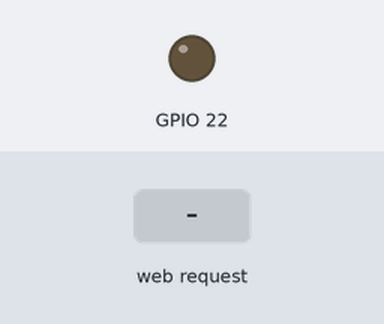
Bench run of a program on a simulated ESP32. On the bench: output pins drawn as LEDs (lit = HIGH). The inputs (shaded band) are chosen by the test bench.

Above: at 1.3 s.
1.4 s: HTTP request GET /pushSwitch received
At 1.9 s:
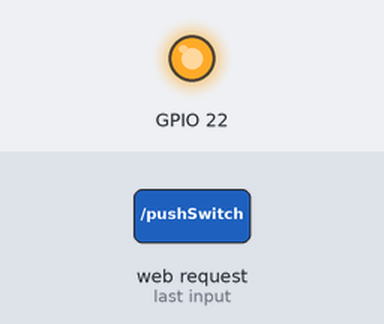
Timing chart, 0 to 4.4 s (numbered marks = the images above; inputs shaded):
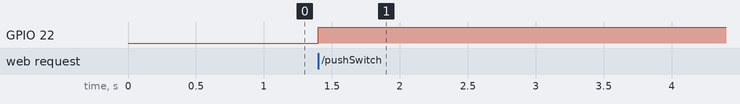

The program:

main.cpp
```cpp
/*
 Author:	Dr. G
*/

//#include <MIDI.h>
#include <Arduino.h>
#include <HardwareSerial.h>
#include "main.h"
#include "configuration.h"
#include "network.h"


unsigned long MillisecondTicks{};
unsigned long MicrosecondTicks{};
unsigned long LastMillisecondTicks{};//previous values
unsigned long LastMicrosecondTicks{};

//System clock
void GetTicks(void)
{
	LastMillisecondTicks = MillisecondTicks;
	LastMicrosecondTicks = MicrosecondTicks;

	MillisecondTicks = millis();
	MicrosecondTicks = micros();
}

//LED debugging
void BlinkLED(unsigned short time)
{
    //how much time until we turn the LED off
    static unsigned short timeout = 0;

    if(time != 0)
    {
        timeout = time;
    }
    else
        if(LastMillisecondTicks != MillisecondTicks &&
            timeout > 0)
            --timeout;


    if(timeout)
            digitalWrite(LED_BUILTIN, LED_ON_STATE);
        else
            digitalWrite(LED_BUILTIN, !LED_ON_STATE);


}


void setup() {

  initNetwork();
  pinMode(22, OUTPUT);

}

void loop() {

  GetTicks();
  handleNetwork();

  //BlinkLED(0);//process the blinking of the LED

  //if(MillisecondTicks % 1000 == 0 && LastMillisecondTicks != MillisecondTicks)
  //  BlinkLED(30);

  digitalWrite(22, getSwitchState());

}
```

main.h
```cpp
#pragma once


extern unsigned long MillisecondTicks;
extern unsigned long MicrosecondTicks;
extern unsigned long LastMillisecondTicks;
extern unsigned long LastMicrosecondTicks;
```

network.cpp
```cpp
//processes web server and interface page

#include <Arduino.h>
#include <WiFi.h>
#include <WebServer.h>


#include "main.h"
#include "configuration.h"


const char* ssid = NET_SSID;
const char* password = NET_PASSWORD;

/* Put IP Address details */
IPAddress local_ip(192,168,1,1);
IPAddress gateway(192,168,1,1);
IPAddress subnet(255,255,255,0);

WebServer server(80);


bool SwitchStatus = false;


//forward declarations
void handleOnConnect();
void handle_switchOn();
void handle_NotFound();
String SendHTML(uint8_t switchStat);

void initNetwork(void)
{
    WiFi.softAP(ssid, password);
    WiFi.softAPConfig(local_ip, gateway, subnet);
    delay(100);


    server.on("/", handleOnConnect);
    server.on("/pushSwitch", handle_switchOn);
    server.onNotFound(handle_NotFound);
    server.begin();


}

void handleNetwork(void)
{
    server.handleClient();
}


void handleOnConnect() {

  server.send(200, "text/html", SendHTML(SwitchStatus));
}

void handle_switchOn() {
    SwitchStatus = !SwitchStatus;
    server.send(200, "text/html", SendHTML(SwitchStatus));
}


void handle_NotFound(){
  server.send(404, "text/plain", "Not found");
}

bool getSwitchState(void)
{
    return(SwitchStatus);
}


String SendHTML(uint8_t switchStat){
  String ptr = "<!DOCTYPE html> <html>\n";
  ptr +="<head><meta name=\"viewport\" content=\"width=device-width, initial-scale=1.0, user-scalable=no\">\n";
  ptr +="<title>LED Control</title>\n";
  ptr +="<style>html { font-family: Helvetica; display: inline-block; margin: 0px auto; text-align: center;}\n";
  ptr +="body{margin-top: 50px;} h1 {color: #444444;margin: 50px auto 30px;} h3 {color: #444444;margin-bottom: 50px;}\n";
  ptr +=".button {display: block;width: 80px;background-color: #3498db;border: none;color: white;padding: 13px 30px;text-decoration: none;font-size: 25px;margin: 0px auto 35px;cursor: pointer;border-radius: 4px;}\n";
  ptr +=".button-on {background-color: #3498db;}\n";
  ptr +=".button-on:active {background-color: #2980b9;}\n";
  ptr +=".button-off {background-color: #34495e;}\n";
  ptr +=".button-off:active {background-color: #2c3e50;}\n";
  ptr +="p {font-size: 14px;color: #888;margin-bottom: 10px;}\n";
  ptr +="</style>\n";
  ptr +="</head>\n";
  ptr +="<body>\n";
  ptr +="<h1>ESP32 Web Server</h1>\n";
  ptr +="<h3>Using Access Point(AP) Mode</h3>\n";

   if(switchStat)
  {ptr +="<p>LED1 Status: ON</p><a class=\"button button-off\" href=\"/\">OFF</a>\n";}
  else
  {ptr +="<p>LED1 Status: OFF</p><a class=\"button button-on\" href=\"/pushSwitch\">ON</a>\n";}


  ptr +="</body>\n";
  ptr +="</html>\n";
  return ptr;
}
```

network.h
```cpp
#pragma once


void initNetwork(void);
void handleNetwork(void);
bool getSwitchState(void);
```

step.cpp
```cpp
#include <Arduino.h>
#include "main.h"
#include "configuration.h"


struct stepperInfo
{
    //holds the number of steps the motor is set to make
    int stepsInQueue;
    //direction of stepping
    bool stepDirection;
    //enabled
    bool enabled;
    //acceleration multiplier, what percentage of max speed will is the stepper currently at?
    int accelerationPercentage;

};

#define MOTOR_COUNT 2
stepperInfo steppers[MOTOR_COUNT];


void initSteppers()
{
    pinMode(DIRECTION_L, OUTPUT);
    pinMode(ENABLE_L, OUTPUT);
    pinMode(STEP_L, OUTPUT);
    pinMode(DIRECTION_R, OUTPUT);
    pinMode(ENABLE_R, OUTPUT);
    pinMode(STEP_R, OUTPUT);

    //init variables
    for(int i = 0; i < MOTOR_COUNT; ++i)
    {
        memset(&steppers[i], 0, sizeof(stepperInfo));
    }

}


//
void moveMM()
{

}
```

configuration.h
```cpp
#pragma once

//config stuff goes here

#define TRUE true
#define FALSE false


//when the onboard led is lit
#define LED_ON_STATE false

//network credentials
#define NET_SSID "ESPPlotter"
#define NET_PASSWORD "PassPhrase22"

//stepper configuration pins
#define DIRECTION_L 4
#define ENABLE_L 32
#define STEP_L 13

#define DIRECTION_R 25
#define ENABLE_R 27
#define STEP_R 26

//multiply by microstep value
#define STEPS_PER_MM 16


//servo pin
#define SERVO_PIN 33
```

Measured:
- after the input at 1.4 s, GPIO 22: LOW → HIGH at once
